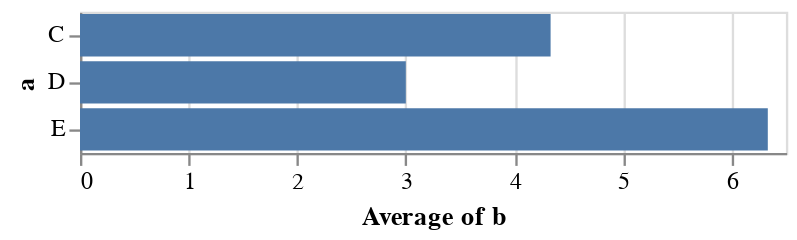

The notebook cell saved with this chart:
### Markdown cell above
Este meio mais detalhado de especificar canais pode ser usado diretamente nas especificações do gráfico Altair, um fato que se torna útil ao usar algumas das configurações de campo mais avançadas:

### Code cell
alt.Chart(data).mark_bar().encode(
    alt.Y('a', type='nominal'),
    alt.X('b', type='quantitative', aggregate='average')
)

### Figure 1 — Vega-Lite specification as saved in the notebook (floating-point values rounded to 4 significant figures)
{"config": {"view": {"continuousWidth": 300, "continuousHeight": 300}}, "data": {"name": "data-347f1284ea3247c0f55cb966abbdd2d8"}, "mark": {"type": "bar"}, "encoding": {"x": {"aggregate": "average", "field": "b", "type": "quantitative"}, "y": {"field": "a", "type": "nominal"}}, "$schema": "https://vega.github.io/schema/vega-lite/v5.14.1.json", "datasets": {"data-347f1284ea3247c0f55cb966abbdd2d8": [{"a": "C", "b": 2}, {"a": "C", "b": 7}, {"a": "C", "b": 4}, {"a": "D", "b": 1}, {"a": "D", "b": 2}, {"a": "D", "b": 6}, {"a": "E", "b": 8}, {"a": "E", "b": 4}, {"a": "E", "b": 7}]}}
